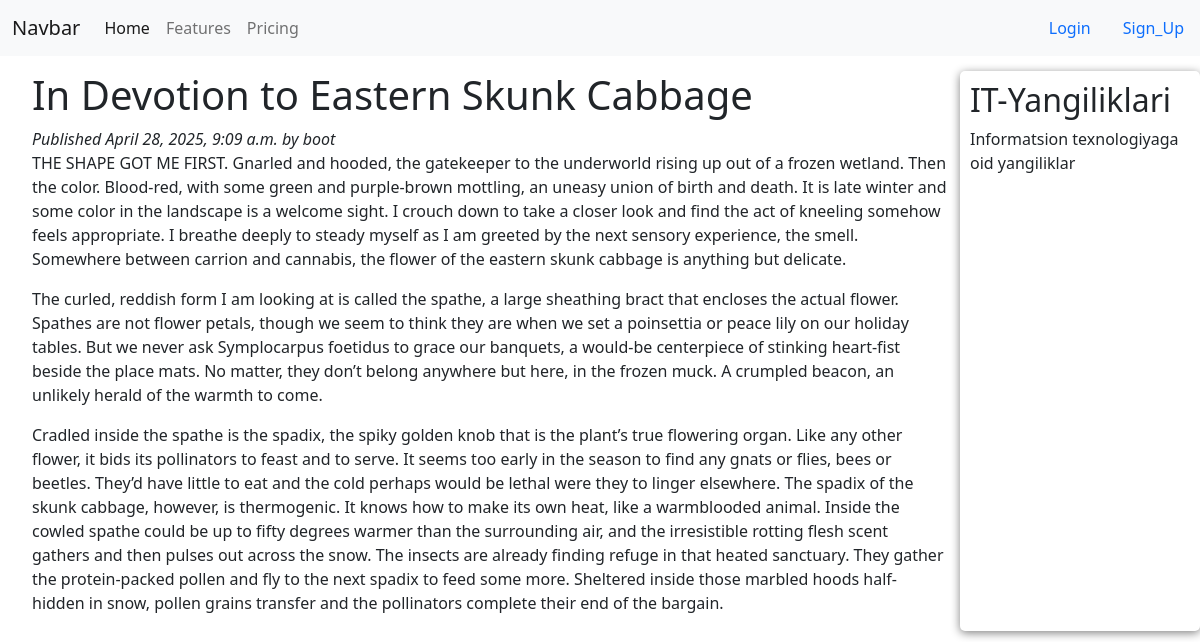
The app's page /2025/4/28/in-devotion-to-eastern-skunk-cabbage with its own data.
### blogg/models.py (models this page shows, shortened)
class Post(models.Model):
    STATUS_CHOICES = (
        ('draft', 'Draft'),
        ('published', 'Published')
    )
    title = models.CharField(max_length=250)
    slug = models.SlugField(max_length=255)
    author = models.ForeignKey(User, on_delete=models.CASCADE, related_name='blog_posts')
    body = models.TextField()
    publish = models.DateTimeField(default=timezone.now)
    created = models.DateTimeField(auto_now_add=True)
    updated = models.DateTimeField(auto_now=True)
    status = models.CharField(max_length=10, choices=STATUS_CHOICES, default='draft')
    class Meta:
        ordering = ('-publish',)
    objects = models.Manager()
    published = PublishedManager()

### blogg/views.py (the view)
# urls.py: path('<int:year>/<int:month>/<int:day>/<slug:slug>', post_detail, name="post_detail"),
def post_detail(request, year, month, day, slug):
    post = get_object_or_404(Post, slug=slug, status='published', publish__year=year, publish__month=month, publish__day=day)
    return render(request, 'blog/post/detail.html', {'post': post})

### templates/blog/post/detail.html (shortened to what this page needs)
{% extends 'blog/base.html' %}
{% block content %}
    <h1>{{ post.title }}</h1>
    <em class="date">
        Published {{post.publish}} by {{post.author}}
    </em>
    {{post.body|linebreaks}}
{% endblock  %}

### static/css/blog.css (style rules this page uses)
* { margin: 0; padding: 0; transition: 0.3s; }

### records on screen
Post: title "In Devotion to Eastern Skunk Cabbage", publish "April 28, 2025, 9:09 a.m.", author "boot", body "THE SHAPE GOT ME FIRST. Gnarled and hooded, the gatekeeper to the underworld rising up out of a frozen wetland. Then the color. Blood-red, with some green and purple-brown mottling, an uneasy union of birth and death. It is late winter and some color in the landscape is a welcome sight. I crouch down to take a closer look and find the act of kneeling somehow feels appropriate. I breathe deeply to steady myself as I am greeted by the next sensory experience, the smell. Somewhere between carrion and cannabis, the flower of the eastern skunk cabbage is anything but delicate. The curled, reddish form I am looking at is called the spathe, a large sheathing bract that encloses the actual flower.…"
